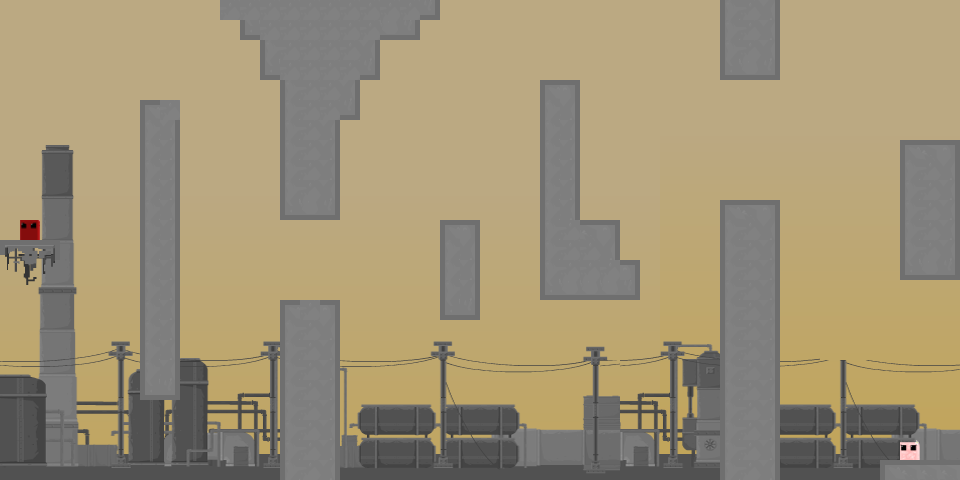

Below is a game level as drawn by its tile map, then a one-line description and the .tmx that defines it (tile-layer data replaced by summaries):
An orthogonal 48x24 tile map with 20x20 px tiles, 3 tile layers (background, foreground, stationary), 5 tilesets and 22 objects (bandage).

<map version="1.10" tiledversion="1.12.1" orientation="orthogonal" renderorder="right-down" width="48" height="24" tilewidth="20" tileheight="20" infinite="0" nextlayerid="7" nextobjectid="30">
 <tileset firstgid="1" name="myimages" tilewidth="20" tileheight="20" tilecount="16" columns="16">
  <image source="myimages.png" width="320" height="20" />
 </tileset>
 <tileset firstgid="17" name="factorytiles01" tilewidth="20" tileheight="20" tilecount="900" columns="30">
  <image source="factorytiles01.png" width="600" height="600" />
 </tileset>
 <tileset firstgid="917" name="factorytiles02" tilewidth="20" tileheight="20" tilecount="1200" columns="40">
  <image source="factorytiles02.png" width="800" height="600" />
 </tileset>
 <tileset firstgid="2117" name="factoryp01" tilewidth="20" tileheight="20" tilecount="1200" columns="40">
  <image source="factoryp01.png" width="800" height="600" />
 </tileset>
 <tileset firstgid="3317" name="eobstacles" tilewidth="20" tileheight="20" tilecount="2601" columns="51">
  <image source="eobstacles.png" width="1020" height="1020" />
 </tileset>
 <layer id="1" name="background" width="48" height="24">
  <data>[1152 cells, 1152 non-empty, 837 distinct tile ids]</data>
 </layer>
 <layer id="2" name="foreground" width="48" height="24">
  <data>[1152 cells, 695 non-empty, 580 distinct tile ids]</data>
 </layer>
 <layer id="3" name="stationary" width="48" height="24">
  <data>[1152 cells, 244 non-empty, 20 distinct tile ids]</data>
 </layer>
 <objectgroup id="4" name="saws">
  <object id="1" x="129.333" y="82.6667" width="60" height="60">
   <ellipse />
  </object>
  <object id="3" x="276" y="164.089" width="65" height="65">
   <ellipse />
  </object>
  <object id="6" x="716.662" y="26.0543" width="65" height="65">
   <ellipse />
  </object>
  <object id="8" x="876" y="233.333" width="45" height="45">
   <ellipse />
  </object>
  <object id="9" x="754.667" y="430.667" width="45" height="45">
   <ellipse />
  </object>
 </objectgroup>
 <objectgroup id="5" name="rectangle">
  <object id="12" x="139" y="100" width="41" height="299" />
  <object id="13" x="280" y="300" width="60" height="178" />
  <object id="14" x="440" y="218" width="40" height="102" />
  <object id="15" x="539" y="80" width="40" height="218" />
  <object id="16" x="579" y="218" width="38" height="80" />
  <object id="17" x="618" y="260" width="20" height="39" />
  <object id="18" x="221" y="0" width="217" height="17" />
  <object id="19" x="241" y="17" width="179" height="22" />
  <object id="20" x="260" y="40" width="119" height="40" />
  <object id="21" x="281" y="81" width="77" height="37" />
  <object id="23" x="281" y="120" width="58" height="99" />
  <object id="24" x="719" y="199" width="60" height="280" />
  <object id="25" x="721" y="0" width="58" height="78" />
  <object id="26" x="898.667" y="138.667" width="61.3333" height="138.667" />
  <object id="27" x="877.333" y="458.667" width="82.6667" height="20" />
  <object id="28" x="1.33333" y="238.667" width="58.6667" height="42.6667" />
 </objectgroup>
 <objectgroup id="6" name="items">
  <object id="29" name="bandage" x="441.267" y="113.713" width="28" height="28" />
 </objectgroup>
</map>
